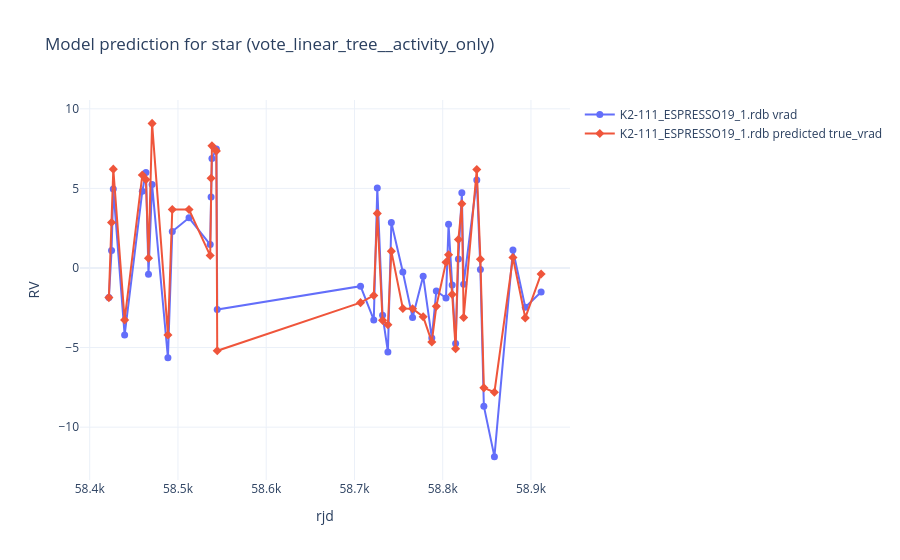

The notebook cell saved with this chart:
### Code cell
model_to_apply = best_model_name
model = xgb_models[model_to_apply]
feature_columns = list(xgb_results_df.set_index('model_name').loc[model_to_apply, 'features'])

missing_feature_columns = [column for column in feature_columns if column not in star_df.columns]
if missing_feature_columns:
    raise KeyError(f'Missing derived feature columns for prediction: {missing_feature_columns}')

star_prediction_df = star_df.copy()
for column in feature_columns:
    star_prediction_df[column] = pd.to_numeric(star_prediction_df[column], errors='coerce')

star_prediction_df = star_prediction_df.dropna(subset=feature_columns).sort_values(
    ['observation_file', 'rjd']
).copy()
star_prediction_df['predicted_true_vrad'] = model.predict(star_prediction_df[feature_columns])

display(
    pd.Series(
        {
            'model_name': model_to_apply,
            'estimator_name': xgb_results_df.set_index('model_name').loc[model_to_apply, 'estimator_name'],
            'feature_set_name': xgb_results_df.set_index('model_name').loc[model_to_apply, 'feature_set_name'],
            'features': feature_columns,
            'n_star_rows': len(star_prediction_df),
            'n_star_observations': star_prediction_df['observation_file'].nunique(),
        }
    ).to_frame('value')
)

fig = go.Figure()
for obs_name, obs_df in star_prediction_df.groupby('observation_file', sort=True):
    fig.add_trace(
        go.Scatter(
            x=obs_df['rjd'],
            y=obs_df['iccf_rv_subtract_mean'],
            mode='markers+lines',
            marker=dict(size=7),
            name=f'{obs_name} vrad',
            hovertemplate='obs=%{fullData.name}<br>rjd=%{x}<br>vrad=%{y}<extra></extra>',
        )
    )
    fig.add_trace(
        go.Scatter(
            x=obs_df['rjd'],
            y=obs_df['predicted_true_vrad'],
            mode='markers+lines',
            marker=dict(size=7, symbol='diamond'),
            name=f'{obs_name} predicted true_vrad',
            hovertemplate='obs=%{fullData.name}<br>rjd=%{x}<br>predicted true_vrad=%{y}<extra></extra>',
        )
    )
fig.update_layout(
    title=f'Model prediction for star ({model_to_apply})',
    xaxis_title='rjd',
    yaxis_title='RV',
    template='plotly_white',
    hovermode='closest',
)
fig.show()

star_prediction_df[['observation_file', 'rjd', 'vrad', 'predicted_true_vrad', *feature_columns]].head()

### Figure 1 — Plotly figure (JSON) as saved in the notebook; plotly's stock layout.template omitted (floating-point values rounded to 4 significant figures)
{"data": [{"hovertemplate": "obs=%{fullData.name}<br>rjd=%{x}<br>vrad=%{y}<extra></extra>", "marker": {"size": 7}, "mode": "markers+lines", "name": "K2-111_ESPRESSO19_1.rdb vrad", "type": "scatter", "x": [58420.0, 58420.0, 58430.0, 58440.0, 58460.0, 58460.0, 58470.0, 58470.0, 58490.0, 58490.0, 58510.0, 58540.0, 58540.0, 58540.0, 58540.0, 58540.0, 58710.0, 58720.0, 58730.0, 58730.0, 58740.0, 58740.0, 58750.0, 58770.0, 58780.0, 58790.0, 58790.0, 58800.0, 58810.0, 58810.0, 58810.0, 58820.0, 58820.0, 58820.0, 58840.0, 58840.0, 58850.0, 58860.0, 58880.0, 58890.0, 58910.0], "y": [-1.853, 1.092, 4.968, -4.218, 4.825, 6.007, -0.3939, 5.238, -5.639, 2.288, 3.15, 1.471, 4.455, 6.886, 7.482, -2.612, -1.145, -3.266, 5.029, -2.975, -5.277, 2.864, -0.2585, -3.118, -0.516, -4.394, -1.447, -1.887, 2.747, -1.063, -4.745, 0.5616, 4.723, -1.021, 5.523, -0.1002, -8.683, -11.85, 1.136, -2.469, -1.51]}, {"hovertemplate": "obs=%{fullData.name}<br>rjd=%{x}<br>predicted true_vrad=%{y}<extra></extra>", "marker": {"size": 7, "symbol": "diamond"}, "mode": "markers+lines", "name": "K2-111_ESPRESSO19_1.rdb predicted true_vrad", "type": "scatter", "x": [58420.0, 58420.0, 58430.0, 58440.0, 58460.0, 58460.0, 58470.0, 58470.0, 58490.0, 58490.0, 58510.0, 58540.0, 58540.0, 58540.0, 58540.0, 58540.0, 58710.0, 58720.0, 58730.0, 58730.0, 58740.0, 58740.0, 58750.0, 58770.0, 58780.0, 58790.0, 58790.0, 58800.0, 58810.0, 58810.0, 58810.0, 58820.0, 58820.0, 58820.0, 58840.0, 58840.0, 58850.0, 58860.0, 58880.0, 58890.0, 58910.0], "y": [-1.861, 2.859, 6.208, -3.262, 5.84, 5.553, 0.6184, 9.086, -4.207, 3.672, 3.675, 0.7804, 5.634, 7.675, 7.357, -5.201, -2.177, -1.726, 3.429, -3.29, -3.563, 1.058, -2.543, -2.559, -3.063, -4.647, -2.41, 0.3586, 0.835, -1.66, -5.077, 1.79, 4.035, -3.109, 6.192, 0.55, -7.531, -7.809, 0.6582, -3.135, -0.3743]}], "layout": {"hovermode": "closest", "title": {"text": "Model prediction for star (vote_linear_tree__activity_only)"}, "xaxis": {"title": {"text": "rjd"}}, "yaxis": {"title": {"text": "RV"}}}}
